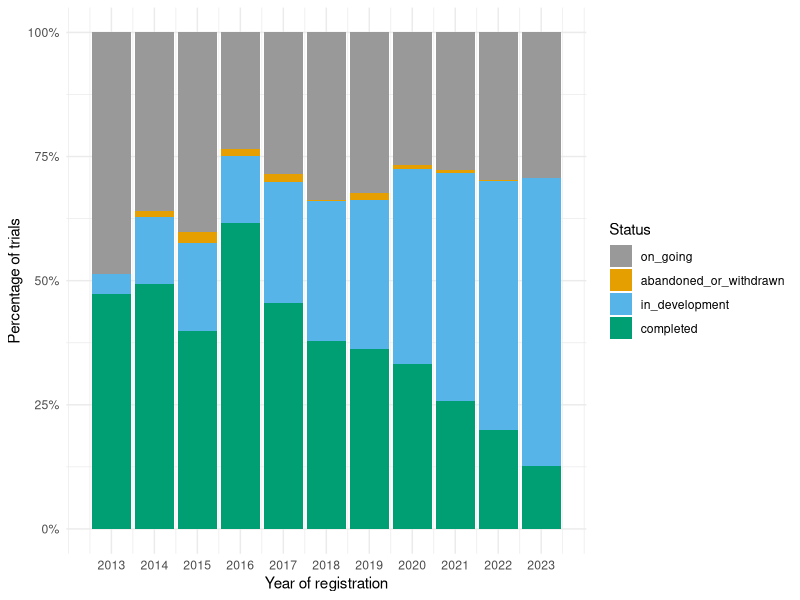
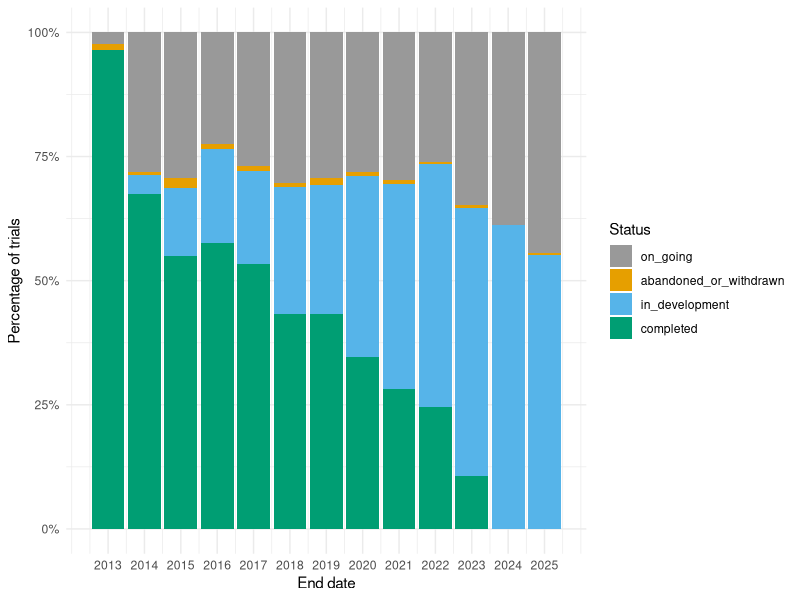

The R source for these figures, in order:
## ---- chunk 1
library(readr)
library(ggplot2)
library(tidyverse)

# load data file, which is a subset of the AEA registry to 1 January 2024, available from https://doi.org/10.7910/DVN/HPYPGH

# code to create subset from the raw csv file as follows, although not executed as part of this document - raw file too large to maintain on website

# trials <- read_csv("trials.csv")

#remove columns not used in this analysis + RCT_ID
# trials <- trials %>% 
#  select(RCT_ID, "First registered on", "Intervention end date", "End date", Status)

#save as cvs named "trials-processed-jan-2024.csv"
# write_csv(trials, "trials-subset-jan-2024.csv")

trials <- read_csv("data/trials-subset-jan-2024.csv")

# set order for charts so completed is first, then abandoned, then other
trials <- trials %>%
  rename(
    intervention_end_date = "Intervention end date",
    first_registered_on = "First registered on",
    end_date = "End date"
    ) %>%
  mutate(
    first_registered_year = year(first_registered_on),
    intervention_end_year = year(intervention_end_date),
    end_year = year(end_date)
    ) %>%
  mutate(Status = ifelse(Status == "abandoned" | Status == "withdrawn", "abandoned_or_withdrawn", Status)) %>%
  mutate(Status = factor(Status, levels = c("on_going", "abandoned_or_withdrawn", "in_development", "completed")))

# colourblind palette
cbPalette <- c("#999999", "#E69F00", "#56B4E9", "#009E73", "#F0E442", "#0072B2", "#D55E00", "#CC79A7")

# plot of status by year of registration
ggplot(trials, aes(fill=Status, x=first_registered_year)) + 
  geom_bar(position="fill", stat="count") + 
  scale_x_continuous(limits = c(2012.5, 2023.5), breaks = seq(2013, 2023)) +
  scale_fill_manual(values=cbPalette) +
  scale_y_continuous(labels = scales::percent_format()) +
  labs(x = "Year of registration", y = "Percentage of trials") +
  theme_minimal()

## ---- chunk 2

# plot of status by reported end year
ggplot(trials, aes(fill=Status, x=end_year)) + 
  geom_bar(position="fill", stat="count") + 
  scale_x_continuous(limits = c(2012.5, 2025.5), breaks = seq(2013, 2025)) + 
  scale_fill_manual(values=cbPalette) +
  scale_y_continuous(labels = scales::percent_format()) +
  labs(x = "End date", y = "Percentage of trials") +
  theme_minimal()
